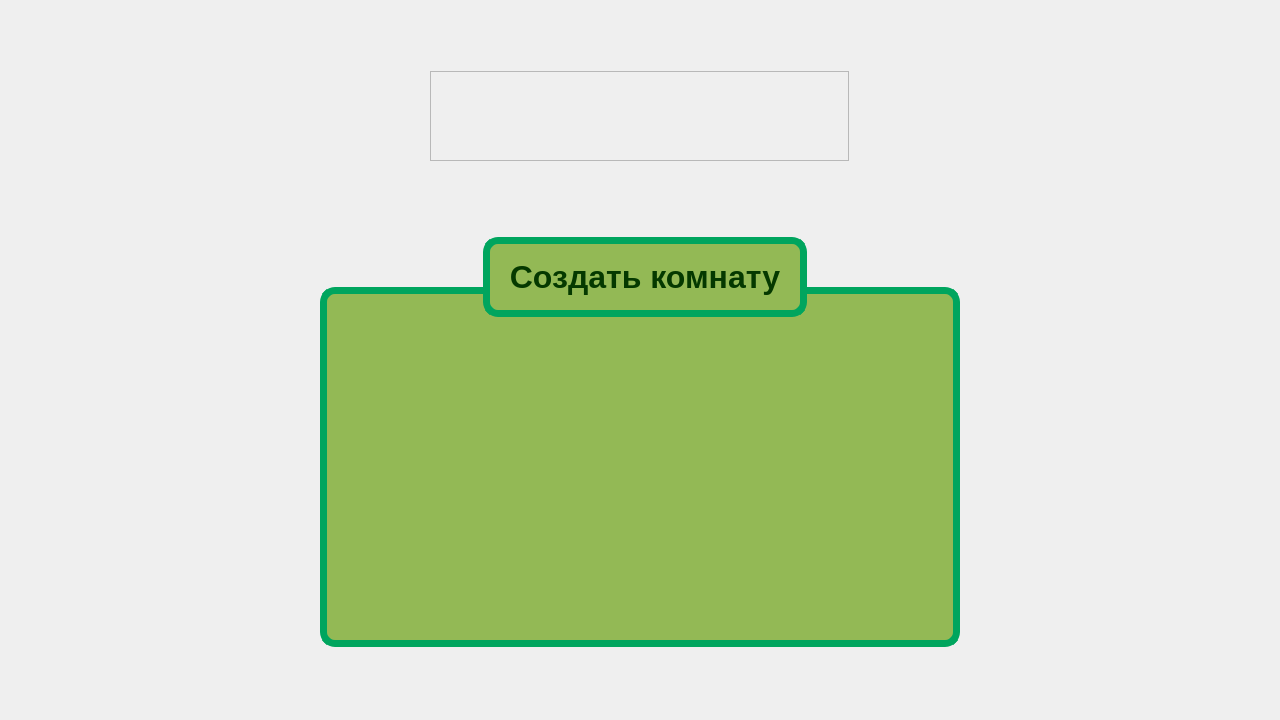
<?xml version="1.0" encoding="UTF-8"?>
<ui version="4.0">
 <class>CreateRoomWidget</class>
 <widget class="QWidget" name="CreateRoomWidget">
  <property name="geometry">
   <rect>
    <x>0</x>
    <y>0</y>
    <width>1280</width>
    <height>720</height>
   </rect>
  </property>
  <property name="sizePolicy">
   <sizepolicy hsizetype="Preferred" vsizetype="Preferred">
    <horstretch>0</horstretch>
    <verstretch>0</verstretch>
   </sizepolicy>
  </property>
  <property name="minimumSize">
   <size>
    <width>1280</width>
    <height>720</height>
   </size>
  </property>
  <property name="maximumSize">
   <size>
    <width>1280</width>
    <height>720</height>
   </size>
  </property>
  <property name="windowTitle">
   <string>Form</string>
  </property>
  <property name="styleSheet">
   <string notr="true"/>
  </property>
  <layout class="QVBoxLayout" name="verticalLayout">
   <item alignment="Qt::AlignHCenter">
    <widget class="QFrame" name="frame">
     <property name="sizePolicy">
      <sizepolicy hsizetype="Preferred" vsizetype="Preferred">
       <horstretch>0</horstretch>
       <verstretch>0</verstretch>
      </sizepolicy>
     </property>
     <property name="minimumSize">
      <size>
       <width>419</width>
       <height>90</height>
      </size>
     </property>
     <property name="maximumSize">
      <size>
       <width>419</width>
       <height>90</height>
      </size>
     </property>
     <property name="layoutDirection">
      <enum>Qt::LeftToRight</enum>
     </property>
     <property name="styleSheet">
      <string notr="true">background:url(:/root/images/images/name.png)</string>
     </property>
     <property name="frameShape">
      <enum>QFrame::StyledPanel</enum>
     </property>
     <property name="frameShadow">
      <enum>QFrame::Raised</enum>
     </property>
    </widget>
   </item>
   <item alignment="Qt::AlignHCenter">
    <widget class="QGroupBox" name="groupBox">
     <property name="sizePolicy">
      <sizepolicy hsizetype="Fixed" vsizetype="Fixed">
       <horstretch>0</horstretch>
       <verstretch>0</verstretch>
      </sizepolicy>
     </property>
     <property name="minimumSize">
      <size>
       <width>640</width>
       <height>420</height>
      </size>
     </property>
     <property name="maximumSize">
      <size>
       <width>640</width>
       <height>420</height>
      </size>
     </property>
     <property name="styleSheet">
      <string notr="true">QGroupBox{
	margin-top: 60px;
	background: #93B955;
	border: 7px solid #00A55E;
	border-radius: 15px;
	font-size: 32px;
	font-weight: bold;
}
QGroupBox::title{
	
	color: #053900;
	padding: 15px;
	subcontrol-position: top center;
	top: -50%;
	background:#93B955;
	border: 7px solid #00A55E;
	border-radius: 15px;
}</string>
     </property>
     <property name="title">
      <string>Создать комнату</string>
     </property>
     <widget class="QFrame" name="installerWidget">
      <property name="geometry">
       <rect>
        <x>0</x>
        <y>90</y>
        <width>640</width>
        <height>320</height>
       </rect>
      </property>
      <property name="styleSheet">
       <string notr="true">background: transparent;</string>
      </property>
      <property name="frameShape">
       <enum>QFrame::StyledPanel</enum>
      </property>
      <property name="frameShadow">
       <enum>QFrame::Raised</enum>
      </property>
     </widget>
    </widget>
   </item>
  </layout>
 </widget>
 <resources/>
 <connections/>
</ui>
